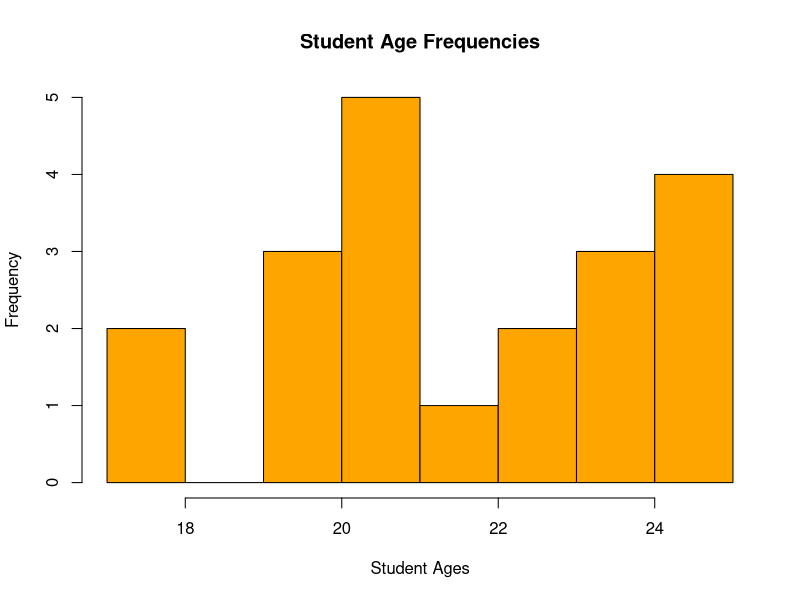

Write R code to recreate this figure.
# Levi Walker
# Vector Assignment
# Jan 20

# Generate unique student IDs
studentsID <- sample(13000:14500,20, replace=F)

# Generate student ages
studentAges <- sample(17:25, 20, replace=T)

# Display the generated vectors
print(studentsID)
print(studentAges)

# Calculate age summary statistics
print(mean(studentAges))
print(median(studentAges))
print(min(studentAges))
print(max(studentAges))

# Combine IDs and ages into student records
studentRecords <- cbind(studentsID, studentAges)
print(studentRecords)

# Identify represented ages
print(unique(studentAges))

# Identify ages not represented in the sample
print(setdiff(17:25,studentAges))

# Identify duplicate ages
print(unique(studentAges[duplicated(studentAges)]))



# Select students older than 20
print(studentRecords[studentAges > 20])

# Select students between 18 and 20
print(studentRecords[studentAges > 18 & studentAges < 20])

# Visualize the age distribution
hist(studentAges, xlab = 'Student Ages', main = 'Student Age Frequencies', col = 'Orange')
